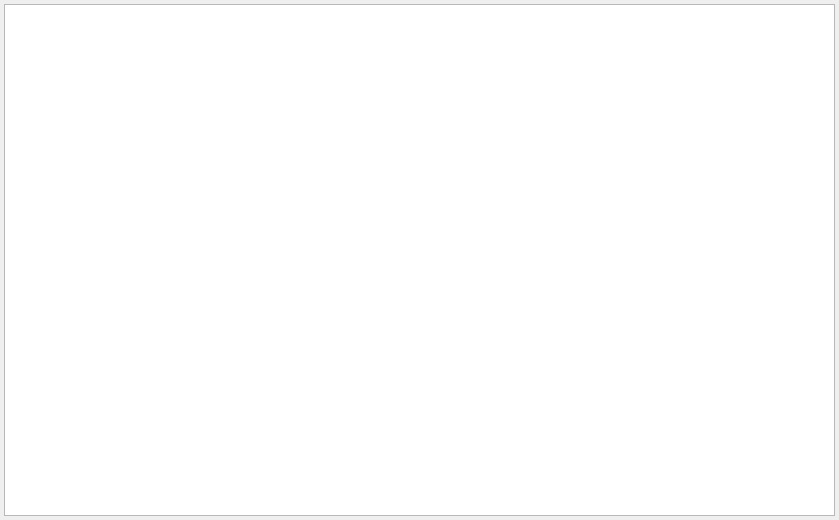
<?xml version="1.0" encoding="UTF-8"?>
<ui version="4.0">
 <class>PlanningWidget</class>
 <widget class="QWidget" name="PlanningWidget">
  <property name="geometry">
   <rect>
    <x>0</x>
    <y>0</y>
    <width>839</width>
    <height>520</height>
   </rect>
  </property>
  <property name="windowTitle">
   <string>Planning</string>
  </property>
  <layout class="QHBoxLayout" name="mainLayout_">
   <property name="leftMargin">
    <number>4</number>
   </property>
   <property name="topMargin">
    <number>4</number>
   </property>
   <property name="rightMargin">
    <number>4</number>
   </property>
   <property name="bottomMargin">
    <number>4</number>
   </property>
   <item>
    <widget class="QTableView" name="tableView_"/>
   </item>
  </layout>
 </widget>
 <resources/>
 <connections/>
</ui>
